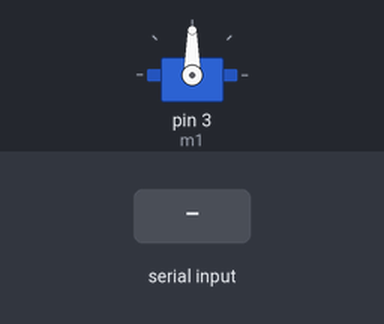
Simulated run of this sketch. Board: Arduino Uno, built with avr-gcc and run on an emulated ATmega328P. Shown: servo. The test bench sets the inputs (shaded band). What the sketch prints to the serial monitor is not drawn.

Above: at 1.2 s.
1.3 s: "F" received over Serial
At 2.4 s:
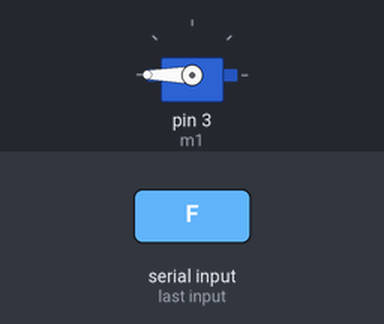
3.2 s: "B" received over Serial
At 5.2 s:
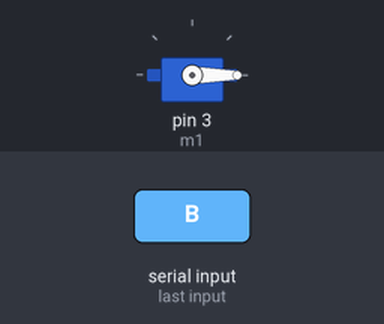
5.5 s: "F" received over Serial
At 5.96 s:
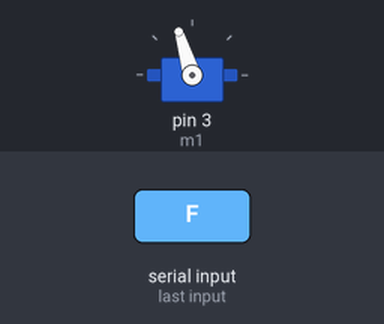
Timing chart, 0 to 8.5 s (numbered marks = the images above; inputs shaded):
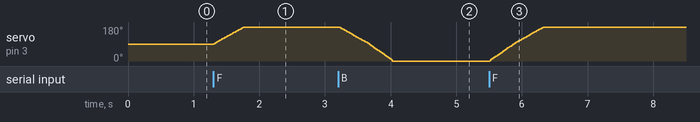

Measured:
- after the input at 1.3 s, servo on pin 3 (m1): moves from 90° to 180° over 0.45 s, starting at once
- after the input at 3.2 s, servo on pin 3 (m1): moves from 180° to 0° over 0.82 s, starting at once
- after the input at 5.5 s, servo on pin 3 (m1): moves from 0° to 180° over 0.82 s, starting at once

The sketch:

arm_with_blue.ino
```cpp
#include <Servo.h>

Servo m1;  // create servo object to control a servo
char reading;
int angle=90;
void setup() {
m1.attach(3);
 Serial.begin(9600);
}

void loop() {
  if(Serial.available()){
  reading=Serial.read();}
  Serial.println(angle);
  switch(reading){
    case 'F':
    angle+=1;
    break;
    case 'B':
    angle-=1;
    break;
    }
   // delay(100);
    if(angle>180)angle=180;
    else if(angle<0){angle=0;}
m1.write(angle);
}
```
